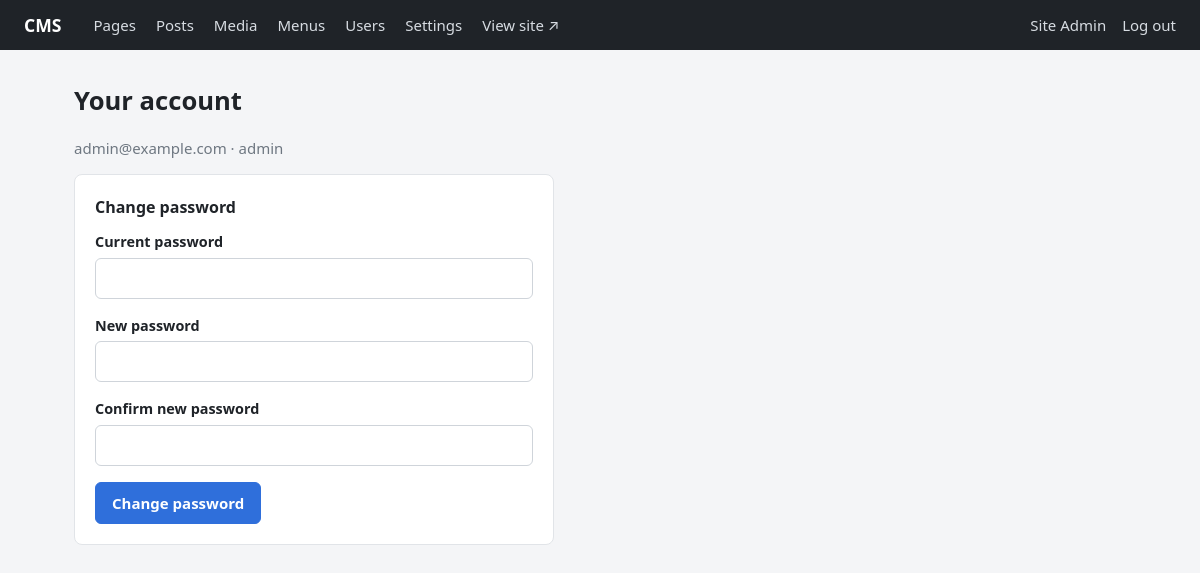
Screenshot of /admin/account (signed in) with the database file from the repository.
### tables this page shows
CREATE TABLE users (
    id            INTEGER PRIMARY KEY,
    email         TEXT NOT NULL UNIQUE COLLATE NOCASE,
    username      TEXT NOT NULL UNIQUE COLLATE NOCASE,
    password_hash TEXT NOT NULL,
    display_name  TEXT,
    bio           TEXT,
    avatar_id     INTEGER REFERENCES media(id) ON DELETE SET NULL,
    role_id       INTEGER NOT NULL REFERENCES roles(id),
    is_active     INTEGER NOT NULL DEFAULT 1 CHECK (is_active IN (0, 1)),
    last_login_at TEXT,
    created_at    TEXT NOT NULL DEFAULT (datetime('now')),
    updated_at    TEXT NOT NULL DEFAULT (datetime('now'))
);

CREATE TABLE roles (
    id          INTEGER PRIMARY KEY,
    name        TEXT NOT NULL UNIQUE,          -- admin, editor, author, viewer
    description TEXT
);

### app.py (the view, shortened to what this page needs)
@app.route("/admin/account", methods=["GET", "POST"])
@login_required
def account():
    return render_template("admin/account.html")

### app.py (called while the page is built)
def get_db() -> sqlite3.Connection:
    if "db" not in g:
        if not DB_PATH.exists():
            raise RuntimeError("Database not found. Run: python db/init_db.py")
        g.db = sqlite3.connect(DB_PATH)
        g.db.row_factory = sqlite3.Row
        g.db.execute("PRAGMA foreign_keys = ON")
    return g.db

def get_settings() -> dict:
    return {r["key"]: r["value"] for r in get_db().execute("SELECT key, value FROM settings")}

def current_user():
    if "user" not in g:
        uid = session.get("user_id")
        g.user = uid and get_db().execute(
            "SELECT u.*, r.name AS role FROM users u JOIN roles r ON r.id = u.role_id "
            "WHERE u.id = ? AND u.is_active = 1", (uid,)).fetchone()
    return g.user

def has_role(min_role: str) -> bool:
    user = current_user()
    return bool(user) and ROLE_LEVEL.get(user["role"], -1) >= ROLE_LEVEL[min_role]

def login_required(view):
    @wraps(view)
    def wrapped(*args, **kwargs):
        if not current_user():
            return redirect(url_for("login", next=request.path))
        return view(*args, **kwargs)
    return wrapped

@app.before_request
def csrf_protect():
    if request.method == "POST":
        token = session.get("csrf_token")
        sent = request.form.get("csrf_token") or request.headers.get("X-CSRF-Token", "")
        if not token or not hmac.compare_digest(token, sent):
            abort(400, "Invalid form token. Go back, refresh the page and try again.")

@app.context_processor
def inject_globals():
    if "csrf_token" not in session:
        session["csrf_token"] = secrets.token_hex(16)
    return {"csrf_token": session["csrf_token"], "user": current_user(),
            "has_role": has_role, "can_edit": can_edit, "can_create": can_create,
            "media_url": media_url}

def load_menu(location):
    return get_db().execute(
        "SELECT i.label, i.url, p.slug, p.type FROM menu_items i JOIN menus m ON m.id = i.menu_id "
        "LEFT JOIN posts p ON p.id = i.post_id WHERE m.location = ? "
        "AND (p.id IS NULL OR p.status = 'published') ORDER BY i.sort_order, i.id", (location,)).fetchall()

@app.context_processor
def inject_site():
    return {"site": get_settings(), "menu": load_menu("header"), "footer_menu": load_menu("footer")}

### templates/admin/account.html (shortened to what this page needs)
{% extends "admin/base.html" %}
{% block content %}
<h1>Your account</h1>
<p class="muted">{{ user.email }} · {{ user.role }}</p>
<form method="post" class="card narrow">
  <h3>Change password</h3>
  <label>Current password <input name="current_password" type="password" required></label>
  <label>New password <input name="new_password" type="password" minlength="8" required></label>
  <label>Confirm new password <input name="confirm_password" type="password" minlength="8" required></label>
  <button class="primary">Change password</button>
</form>
{% endblock %}

### templates/admin/base.html (shortened to what this page needs)
<!doctype html>
<html lang="en">
<head>
  <link rel="stylesheet" href="{{ url_for('static', filename='admin.css') }}">
</head>
<body>
  {% if user %}
  <header class="topbar">
    <a class="brand" href="{{ url_for('dashboard') }}">CMS</a>
    <nav>
      <a href="{{ url_for('dashboard', type='page') }}">Pages</a>
      <a href="{{ url_for('dashboard', type='post') }}">Posts</a>
      <a href="{{ url_for('media') }}">Media</a>
      {% if has_role('editor') %}<a href="{{ url_for('menus') }}">Menus</a>{% endif %}
      {% if has_role('admin') %}
        <a href="{{ url_for('users') }}">Users</a>
        <a href="{{ url_for('settings') }}">Settings</a>
      {% endif %}
      <a href="{{ url_for('home') }}" target="_blank">View site ↗</a>
    </nav>
    <div class="who">
      <a href="{{ url_for('account') }}">{{ user.display_name or user.username }}</a>
      <form method="post" action="{{ url_for('logout') }}">
        <button class="link">Log out</button>
      </form>
    </div>
  </header>
  {% endif %}
  <main class="{% block main_class %}container{% endblock %}">
    {% block content %}{% endblock %}
  </main>
</body>
</html>

### static/admin.css (style rules this page uses)
* { box-sizing: border-box; }
body { margin: 0; font: 15px/1.5 system-ui, -apple-system, "Segoe UI", sans-serif; background: #f4f5f7; color: #1f2328; }
a { color: #2f6fdb; text-decoration: none; }
h1 { font-size: 1.6rem; margin: 0 0 1rem; }
h3 { margin: 0 0 .75rem; font-size: 1rem; }
.topbar { display: flex; align-items: center; gap: 2rem; padding: .75rem 1.5rem; background: #1f2328; color: #fff; }
.topbar a { color: #d7dce2; }
.topbar .brand { font-weight: 700; color: #fff; font-size: 1.1rem; }
.topbar nav { display: flex; gap: 1.25rem; flex: 1; }
.topbar .who { display: flex; gap: 1rem; align-items: center; }
.topbar .who button { color: #d7dce2; }
.container { max-width: 1100px; margin: 2rem auto; padding: 0 1.5rem; }
.card { background: #fff; border: 1px solid #e1e4e8; border-radius: 8px; padding: 1.25rem; margin-bottom: 1rem; }
.narrow { max-width: 480px; }
label { display: block; margin-bottom: 1rem; font-weight: 600; font-size: .9rem; }
input, select, textarea { display: block; width: 100%; margin-top: .3rem; padding: .55rem .7rem; font: inherit; font-weight: 400; border: 1px solid #cfd4da; border-radius: 6px; background: #fff; }
button, .button { display: inline-block; padding: .55rem 1rem; font: inherit; font-weight: 600; border-radius: 6px; border: 1px solid #cfd4da; background: #fff; color: #1f2328; cursor: pointer; }
.primary { background: #2f6fdb; border-color: #2f6fdb; color: #fff; }
button.link { background: none; border: 0; padding: 0; color: #2f6fdb; font-weight: 400; }
.muted { color: #6e7781; font-weight: 400; }

### rows the page displays
users: display_name "Site Admin", email "admin@example.com"
roles: role "admin"
